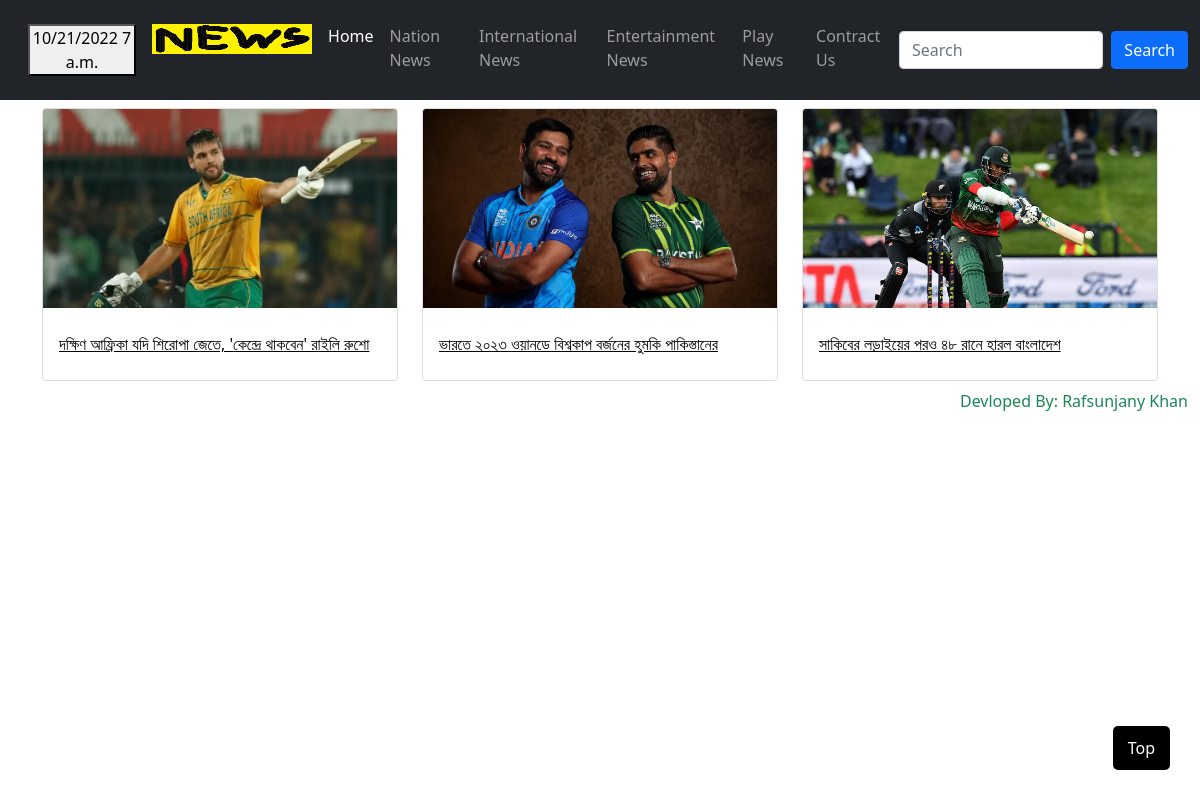
The app's page /play-news/ with its own data.
### newsApp/models.py (models this page shows, shortened)
class News(models.Model):
    choice_category =(
        ('জাতীয়', 'জাতীয়'),
        ('আন্তর্জাতিক', 'আন্তর্জাতিক'),
        ('বিনোদন', 'বিনোদন'),
        ('খেলা', 'খেলা'),
    )
    title = models.CharField(max_length=800)
    category = MultiSelectField(max_length=255, choices=choice_category)
    details = RichTextUploadingField()
    date = models.DateField(default=timezone.now())
    slug = AutoSlugField(populate_from='title', unique=True, null=True, default=None)
    image = models.ImageField(upload_to='NewsImage')
    class Meta:
        verbose_name = 'News'
        verbose_name_plural = 'News'

### newsApp/views.py (the view)
# urls.py: path('play-news/', views.play, name='play-news'),
def play(request):
    play_news = News.objects.filter(category__icontains='খেলা').order_by('-date')
    return render(request, 'play_news.html', {'play_news': play_news})

### newsApp/templates/play_news.html
{% extends 'base.html' %}
{% block content %}
<div class="container">
    <div class="row">
        {% for x in play_news %}
        <div class="col-lg-4 col-md-6 ">
            <div class="card cd-rsp2 mx-auto  p-0 my-2">
                <a href="{% url 'news-details' x.slug %}"><img class="card-img-top" src="{{x.image.url}}" alt=""></a>
                <div class="card-body">
                    <a style="color: black;" href="{% url 'news-details' x.slug %}">
                        <p class="card-title my-2">{{ x.title }}</p>
                    </a>
                </div>
            </div>
        </div>
        {% endfor%}
    </div>
</div>
{% endblock content %}

### newsApp/templates/base.html (style rules this page uses)
* { margin: 0; padding: 0; box-sizing: border-box; }

### records on screen
News: image (picture), title "দক্ষিণ আফ্রিকা যদি শিরোপা জেতে, 'কেন্দ্রে থাকবেন' রাইলি রুশো"
News: image (picture), title "ভারতে ২০২৩ ওয়ানডে বিশ্বকাপ বর্জনের হুমকি পাকিস্তানের"
News: image (picture), title "সাকিবের লড়াইয়ের পরও ৪৮ রানে হারল বাংলাদেশ"
